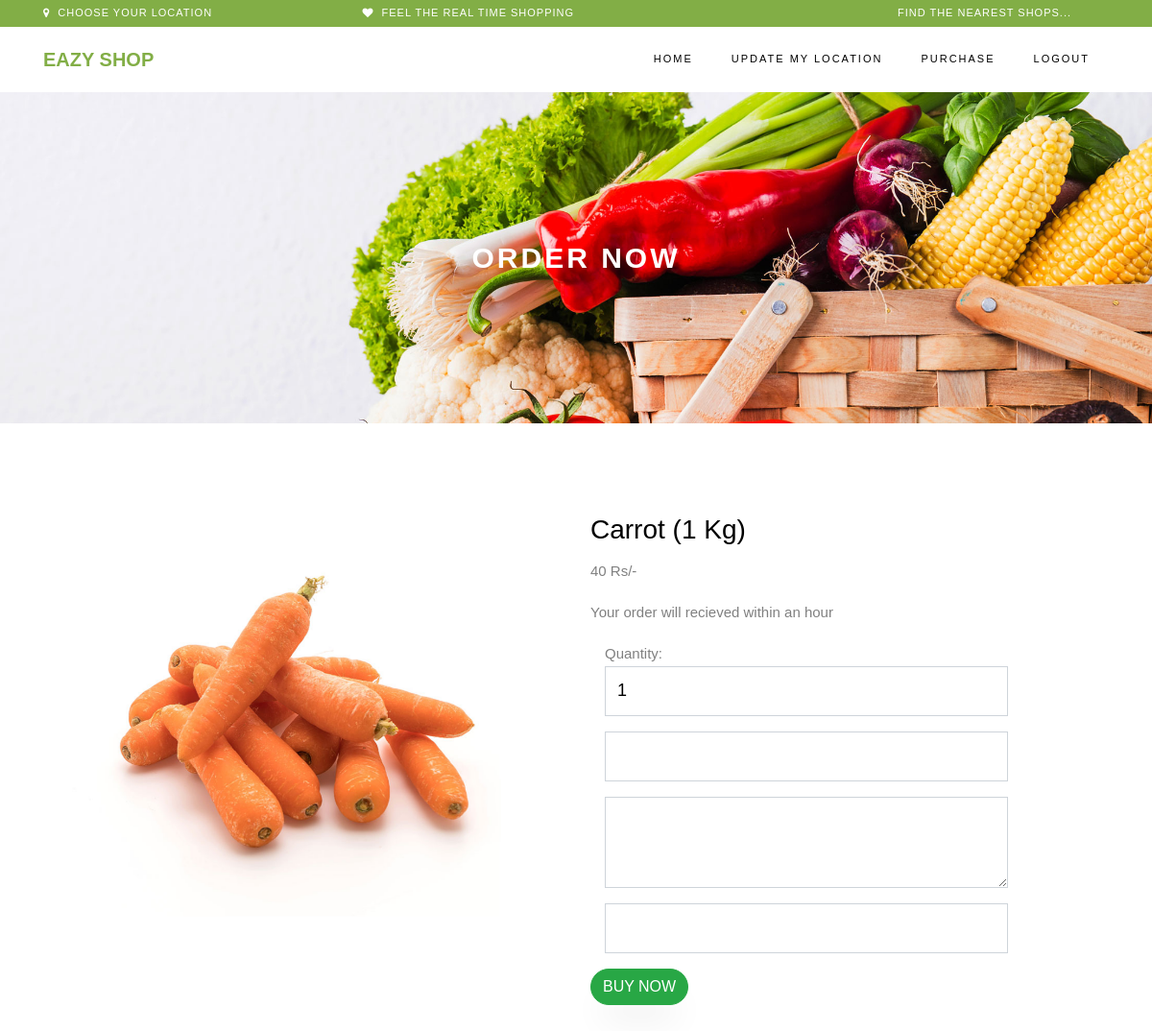
The app's page /user/pro_dt.php?mid=1 (signed in) with its own data.
### tables this page shows
CREATE TABLE IF NOT EXISTS `pro` (
  `id` int(11) NOT NULL AUTO_INCREMENT,
  `nme` varchar(150) NOT NULL,
  `cate` varchar(150) NOT NULL,
  `price_dt` varchar(150) NOT NULL,
  `price` varchar(150) NOT NULL,
  `ph` varchar(150) NOT NULL,
  `sid` varchar(150) NOT NULL,
  `st` int(11) NOT NULL,
  PRIMARY KEY (`id`)
);

### user/pro_dt.php (the view, shortened to what this page needs)
<?php
include '../dbconnection.php';
$usr=$_SESSION['uid'];
$sel=  mysqli_query($dbcon,"select * from user_data where em='$usr'");
                          $r=  mysqli_fetch_row($sel);
  $mid=$_GET['mid'];
 $sel1=  mysqli_query($dbcon,"select * from pro where id='$mid'");
                          $r1=  mysqli_fetch_row($sel1);
?>
<!DOCTYPE html>
<html lang="en">
  <head>
    <link rel="stylesheet" href="../tmplate/css/open-iconic-bootstrap.min.css">
    <link rel="stylesheet" href="../tmplate/css/animate.css">
    <link rel="stylesheet" href="../tmplate/css/owl.carousel.min.css">
    <link rel="stylesheet" href="../tmplate/css/owl.theme.default.min.css">
    <link rel="stylesheet" href="../tmplate/css/magnific-popup.css">
    <link rel="stylesheet" href="../tmplate/css/aos.css">
    <link rel="stylesheet" href="../tmplate/css/ionicons.min.css">
    <link rel="stylesheet" href="../tmplate/css/bootstrap-datepicker.css">
    <link rel="stylesheet" href="../tmplate/css/jquery.timepicker.css">
    <link rel="stylesheet" href="../tmplate/css/flaticon.css">
    <link rel="stylesheet" href="../tmplate/css/icomoon.css">
    <link rel="stylesheet" href="../tmplate/css/style.css">
  </head>
  <body class="goto-here">
		<?php
                include 'menu.php';
                ?>
    <div class="hero-wrap hero-bread" style="background-image: url('../tmplate/images/bg_1.jpg');">
      <div class="container">
        <div class="row no-gutters slider-text align-items-center justify-content-center">
          <div class="col-md-9 ftco-animate text-center">
          	 <h1 class="mb-0 bread">Order Now</h1>
          </div>
        </div>
      </div>
    </div>
    <section class="ftco-section">
    	<div class="container">
    		<div class="row">
    			<div class="col-lg-6 mb-5 ftco-animate">
                            <a href="../img2/<?php echo $r1[5] ?>" class="image-popup"><img src="../img2/<?php echo $r1[5] ?>" class="img-fluid" alt="Colorlib Template"></a>
    			</div>
    			<div class="col-lg-6 ftco-animate">
    				<h3><?php echo $r1[1] ?> (<?php echo $r1[3] ?>)</h3>
    				<p class="price"><span><?php echo $r1[4] ?> Rs/-</span></p>
                                <p>Your order will recieved within an hour</p>
						<div class="">
                                                    <div class="col-md-10">
                                                        <form method="post"enctype="multipart/form-data">
                                                            <div class="form-group">
                                                                Quantity:
                    <input type="text" required="" class="form-control" name="t1"value="1">
                </div>
                <div class="form-group">
                    <input type="text" required="" class="form-control" name="t2" value="<?php echo $r[1] ?>">
                </div>
                <div class="form-group">
                    <textarea cols="3"rows="3" class="form-control" name="t3"><?php echo $r[4] ?></textarea>
                </div>
                <div class="form-group">
                    <input type="text" required="" class="form-control" name="t4" value="<?php echo $r[5] ?>">
                </div>
                                                    </div>
          	</div>
          	<input type="submit" name="sub1" value="BUY NOW" class="btn btn-success" />
    			</div>
    		</div>
    	</div>
    </section>
  </body>
</html>

### records on screen
pro: ph (picture), nme "Carrot", price_dt "1 Kg", price "40"

### other values on screen
$h1 "EAZY SHOP"
